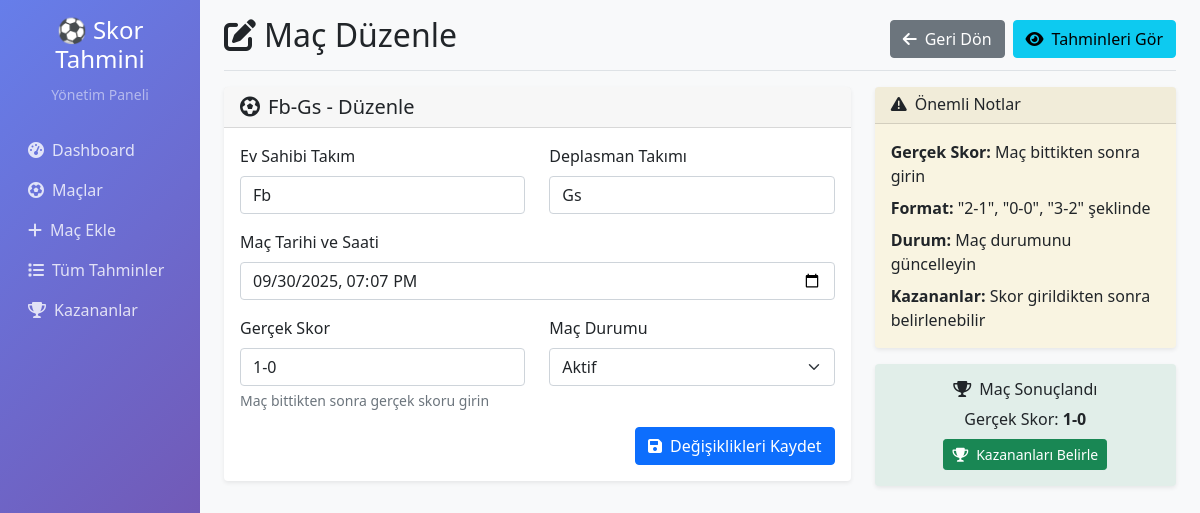
The page /mac_duzenle/11 on the database its author committed.
### tables this page shows
CREATE TABLE maclar (
            id INTEGER PRIMARY KEY AUTOINCREMENT,
            mac_adi TEXT NOT NULL,
            takim1 TEXT NOT NULL,
            takim2 TEXT NOT NULL,
            mac_tarihi DATETIME,
            gercek_skor TEXT,
            durum TEXT DEFAULT 'aktif',
            olusturma_tarihi TIMESTAMP DEFAULT CURRENT_TIMESTAMP
        );

### web_panel.py (the view, shortened to what this page needs)
@app.route('/mac_duzenle/<int:mac_id>', methods=['GET', 'POST'])
def mac_duzenle(mac_id):
    conn = get_db_connection()
    cursor = conn.cursor()
    cursor.execute('SELECT * FROM maclar WHERE id=%s' if os.environ.get('DATABASE_URL') else 'SELECT * FROM maclar WHERE id=?', (mac_id,))
    mac = cursor.fetchone()
    conn.close()
    if not mac:
        flash('❌ Maç bulunamadı!', 'error')
        return redirect(url_for('maclar'))
    return render_template('mac_duzenle.html', mac=mac)

### web_panel.py (called while the page is built)
def get_db_connection():
    database_url = os.environ.get('DATABASE_URL')
    if database_url:
        return psycopg2.connect(database_url, cursor_factory=psycopg2.extras.RealDictCursor)
    else:
        return sqlite3.connect('tahminler.db')

### templates/mac_duzenle.html (shortened to what this page needs)
{% extends "base.html" %}
{% block content %}
<div class="d-flex justify-content-between flex-wrap flex-md-nowrap align-items-center pb-2 mb-3 border-bottom">
    <h1 class="h2"><i class="fas fa-edit me-2"></i>Maç Düzenle</h1>
    <div class="btn-toolbar mb-2 mb-md-0">
        <a href="{{ url_for('maclar') }}" class="btn btn-secondary me-2">
            <i class="fas fa-arrow-left me-2"></i>Geri Dön
        </a>
        <a href="{{ url_for('mac_tahminleri', mac_id=mac[0]) }}" class="btn btn-info">
            <i class="fas fa-eye me-2"></i>Tahminleri Gör
        </a>
    </div>
</div>
<div class="row">
    <div class="col-md-8">
        <div class="card">
            <div class="card-header">
                <h5 class="mb-0"><i class="fas fa-futbol me-2"></i>{{ mac[1] }} - Düzenle</h5>
            </div>
            <div class="card-body">
                <form method="POST">
                    <div class="row">
                        <div class="col-md-6 mb-3">
                            <label for="takim1" class="form-label">Ev Sahibi Takım</label>
                            <input type="text" class="form-control" id="takim1" name="takim1"
                                   value="{{ mac[2] }}" required>
                        </div>
                        <div class="col-md-6 mb-3">
                            <label for="takim2" class="form-label">Deplasman Takımı</label>
                            <input type="text" class="form-control" id="takim2" name="takim2"
                                   value="{{ mac[3] }}" required>
                        </div>
                    </div>
                    <div class="mb-3">
                        <label for="mac_tarihi" class="form-label">Maç Tarihi ve Saati</label>
                        <input type="datetime-local" class="form-control" id="mac_tarihi" name="mac_tarihi"
                               value="{{ mac[4][:16] if mac[4] else '' }}">
                    </div>
                    <div class="row">
                        <div class="col-md-6 mb-3">
                            <label for="gercek_skor" class="form-label">Gerçek Skor</label>
                            <input type="text" class="form-control" id="gercek_skor" name="gercek_skor"
                                   value="{{ mac[5] if mac[5] else '' }}" placeholder="Örnek: 2-1">
                            <div class="form-text">Maç bittikten sonra gerçek skoru girin</div>
                        </div>
                        <div class="col-md-6 mb-3">
                            <label for="durum" class="form-label">Maç Durumu</label>
                            <select class="form-select" id="durum" name="durum">
                                <option value="aktif" {{ 'selected' if mac[6] == 'aktif' else '' }}>Aktif</option>
                            </select>
                        </div>
                    </div>
                    <div class="d-grid gap-2 d-md-flex justify-content-md-end">
                        <button type="submit" class="btn btn-primary">
                            <i class="fas fa-save me-2"></i>Değişiklikleri Kaydet
                        </button>
                    </div>
                </form>
            </div>
        </div>
    </div>
    <div class="col-md-4">
        <div class="card bg-warning bg-opacity-10">
            <div class="card-header">
                <h6 class="mb-0"><i class="fas fa-exclamation-triangle me-2"></i>Önemli Notlar</h6>
            </div>
            <div class="card-body">
                <ul class="list-unstyled mb-0">
                    <li class="mb-2">
                        <strong>Gerçek Skor:</strong> Maç bittikten sonra girin
                    </li>
                    <li class="mb-2">
                        <strong>Format:</strong> "2-1", "0-0", "3-2" şeklinde
                    </li>
                    <li class="mb-2">
                        <strong>Durum:</strong> Maç durumunu güncelleyin
                    </li>
                    <li>
                        <strong>Kazananlar:</strong> Skor girildikten sonra belirlenebilir
                    </li>
                </ul>
            </div>
        </div>
        {% if mac[5] %}
        <div class="card mt-3 bg-success bg-opacity-10">
            <div class="card-body text-center">
                <h6><i class="fas fa-trophy me-2"></i>Maç Sonuçlandı</h6>
                <p class="mb-2">Gerçek Skor: <strong>{{ mac[5] }}</strong></p>
                <a href="{{ url_for('kazananlari_belirle', mac_id=mac[0]) }}" class="btn btn-success btn-sm">
                    <i class="fas fa-trophy me-2"></i>Kazananları Belirle
                </a>
            </div>
        </div>
        {% endif %}
    </div>
</div>
{% endblock %}

### templates/base.html (style rules this page uses)
body { background-color: #f8f9fa; }
.card { box-shadow: 0 0.125rem 0.25rem rgba(0, 0, 0, 0.075); border: none; }

### rows shown on the page
maclar: mac_adi "Fb-Gs", takim1 "Fb", takim2 "Gs", mac_tarihi "09/30/2025 19:07", gercek_skor "1-0"
